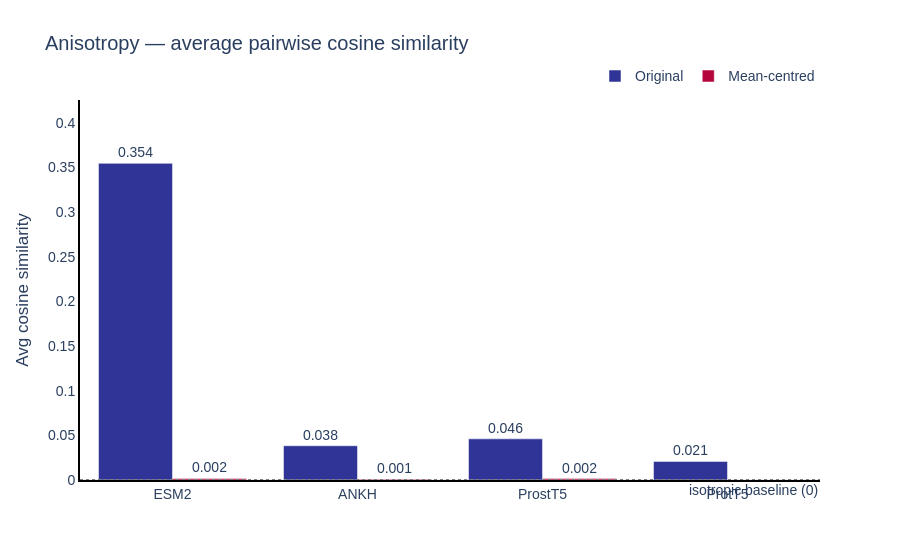

The cell this chart's notebook holds for it:
### Code cell
df_aniso = aniso.data["summary"]

# Build long-form df: original + MC where available
df_orig = df_aniso[["Embedding", "AvgPairwiseCosineSim"]].copy()
df_orig["Type"] = "Original"
df_orig = df_orig.rename(columns={"AvgPairwiseCosineSim": "Score"})

df_mc = df_aniso[["Embedding", "AvgPairwiseCosineSim_MC"]].dropna(subset=["AvgPairwiseCosineSim_MC"]).copy()
df_mc["Type"] = "Mean-centred"
df_mc = df_mc.rename(columns={"AvgPairwiseCosineSim_MC": "Score"})

df_plot = pd.concat([df_orig, df_mc], ignore_index=True)
type_colors = {"Original": "#303496", "Mean-centred": "#B4063D"}

fig = px.bar(
    df_plot, x="Embedding", y="Score", color="Type", barmode="group",
    text=df_plot["Score"].map("{:.3f}".format),
    title="Anisotropy — average pairwise cosine similarity",
    labels={"Score": "Avg cosine similarity", "Embedding": "", "Type": ""},
    template="plotly_white",
    color_discrete_map=type_colors,
)
fig.update_traces(textposition="outside")
fig.update_layout(
    yaxis=dict(range=[0, df_plot["Score"].max() * 1.2]),
    font=dict(family="Arial", size=14),
    legend=dict(orientation="h", yanchor="bottom", y=1.02, xanchor="right", x=1),
)
fig.add_hline(y=0, line_dash="dot", line_color="grey",
              annotation_text="isotropic baseline (0)", annotation_position="bottom right")
fig.update_xaxes(showline=True, linecolor="black", linewidth=2, showgrid=False)
fig.update_yaxes(showline=True, linecolor="black", linewidth=2, showgrid=False)
fig.show()

### Figure 1 — Plotly figure (JSON) as saved in the notebook; plotly's stock layout.template omitted (floating-point values rounded to 4 significant figures)
{"data": [{"alignmentgroup": "True", "hovertemplate": "=%{x}<br>Avg cosine similarity=%{y}<br>text=%{text}<extra></extra>", "legendgroup": "Original", "marker": {"color": "#303496", "pattern": {"shape": ""}}, "name": "Original", "offsetgroup": "Original", "orientation": "v", "showlegend": true, "text": ["0.354", "0.038", "0.046", "0.021"], "textposition": "outside", "type": "bar", "x": ["ESM2", "ANKH", "ProstT5", "ProtT5"], "xaxis": "x", "y": [0.3545, 0.03835, 0.04605, 0.02083], "yaxis": "y"}, {"alignmentgroup": "True", "hovertemplate": "=%{x}<br>Avg cosine similarity=%{y}<br>text=%{text}<extra></extra>", "legendgroup": "Mean-centred", "marker": {"color": "#B4063D", "pattern": {"shape": ""}}, "name": "Mean-centred", "offsetgroup": "Mean-centred", "orientation": "v", "showlegend": true, "text": ["0.002", "0.001", "0.002"], "textposition": "outside", "type": "bar", "x": ["ESM2", "ANKH", "ProstT5"], "xaxis": "x", "y": [0.001695, 0.0008694, 0.001554], "yaxis": "y"}], "layout": {"annotations": [{"showarrow": false, "text": "isotropic baseline (0)", "x": 1, "xanchor": "right", "xref": "x domain", "y": 0, "yanchor": "top", "yref": "y"}], "barmode": "group", "font": {"family": "Arial", "size": 14}, "legend": {"orientation": "h", "title": {"text": ""}, "tracegroupgap": 0, "x": 1, "xanchor": "right", "y": 1.02, "yanchor": "bottom"}, "shapes": [{"line": {"color": "grey", "dash": "dot"}, "type": "line", "x0": 0, "x1": 1, "xref": "x domain", "y0": 0, "y1": 0, "yref": "y"}], "title": {"text": "Anisotropy — average pairwise cosine similarity"}, "xaxis": {"anchor": "y", "domain": [0, 1], "linecolor": "black", "linewidth": 2, "showgrid": false, "showline": true, "title": {"text": ""}}, "yaxis": {"anchor": "x", "domain": [0, 1], "linecolor": "black", "linewidth": 2, "range": [0, 0.4254], "showgrid": false, "showline": true, "title": {"text": "Avg cosine similarity"}}}}
